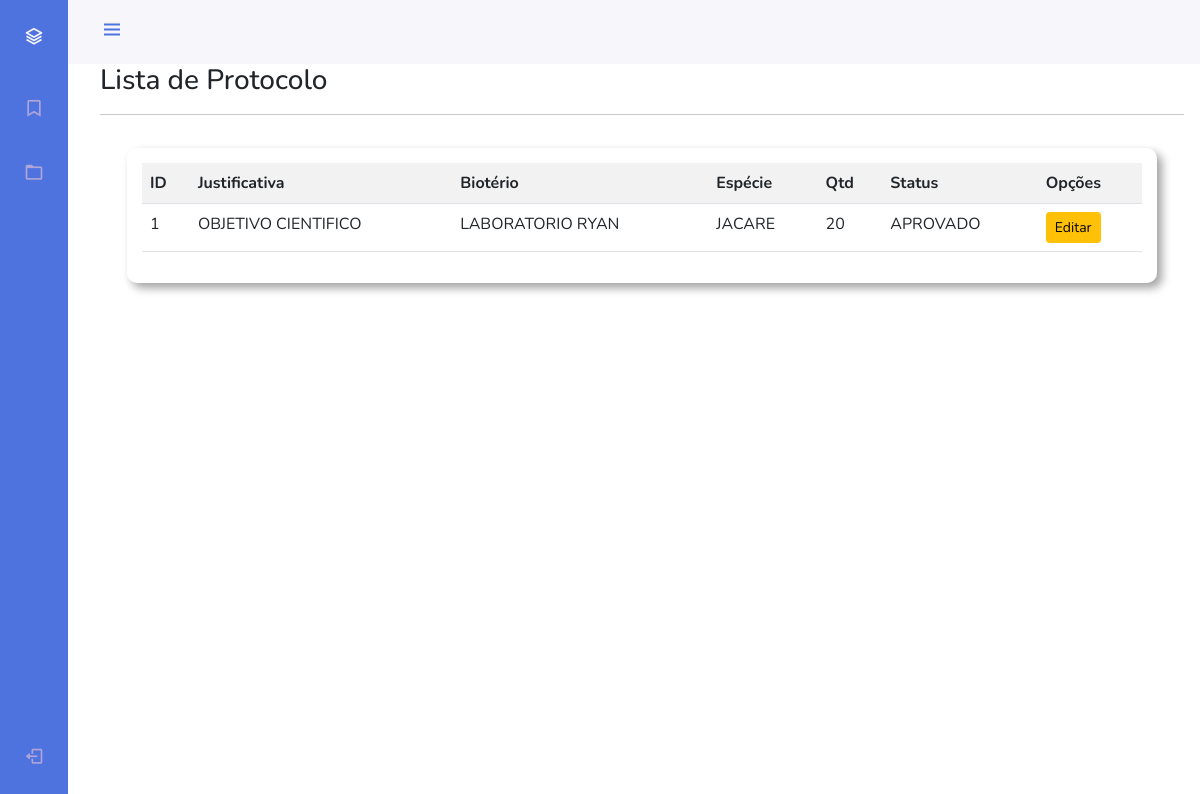
The app's page /listar/protocolo-aprovado/ (signed in) with its own data.
### Pesquisador/models.py (models this page shows, shortened)
class Protocolo(models.Model):
    STATUS_CHOICES = [
    ('APROVADO', 'APROVADO'),
    ('REPROVADO', 'REPROVADO'),
    ('PENDENTE', 'PENDENTE'),
]
    titulo_protocolo = models.CharField('Titulo', max_length=100, null=True)
    justificativa = models.CharField('Justificativa',max_length=100)
    bioterio = models.ForeignKey(Bioterio, on_delete=models.CASCADE, null=True)
    resumo = models.TextField("Resumo em Português")
    resumo_en = models.TextField("Resumo em Inglês")
    data_inicio = models.DateField("Data de Início")
    data_termino = models.DateField("Data de Termino")
    especie = models.CharField("Espécie", max_length=50)
    quantidade = models.IntegerField()
    status = models.CharField(max_length=9, choices=STATUS_CHOICES, default='PENDENTE', blank=True)

class Bioterio(models.Model):
    nome_bioterio = models.CharField('Bioterio', max_length=100)
    cnpj = models.CharField('CNPJ', max_length=100)
    rua = models.CharField('Rua', max_length=100)
    numero = models.CharField('Número', max_length=100)
    bairro = models.CharField('Bairro', max_length=100)
    cidade = models.CharField('Municipio', max_length=100)
    estado = models.CharField('Estado', max_length=100)
    def __str__(self):
        return self.nome_bioterio

### secretaria/views.py (the view)
# urls.py: path('listar/protocolo-aprovado/', views.ProtocolAprovList.as_view(), name="protocolo-aprovado"),
class ProtocolAprovList(ListView):
    model = Protocolo
    template_name = 'secretaria/pendentes/lista-protocolo-pe.html'
    def get_queryset(self):
        return Protocolo.objects.filter(status="APROVADO")

### template/secretaria/pendentes/lista-protocolo-pe.html
{% extends 'model-page.html'%}
{% load static %}
{% load crispy_forms_tags %}
{% block conteudo %}
{% if request.user.groups.all.0.name == "Secretária" or request.user.groups.all.0.name == "Presidente"  %}
<link rel="stylesheet" href="{% static 'css/section.css' %}">
<h3>Lista de Protocolo</h3>
<hr>
<hr style="color: white;">
<section style="margin-top: 10px;">
    <div class="table-responsive">
        <table class="table table-striped">
            <tr>
                <th>ID</th>
                <th>Justificativa</th>
                <th>Biotério</th>
                <th>Espécie</th>
                <th>Qtd</th>
                <th>Status</th>
                <th>Opções</th>
            </tr>
            {% for protocolo in object_list %}
            <tr>
                <td>{{ protocolo.id }}</td>
                <td>{{ protocolo.justificativa }}</td>
                <td>{{ protocolo.bioterio }}</td>
                <td>{{ protocolo.especie }}</td>
                <td>{{ protocolo.quantidade }}</td>
                <td>{{ protocolo.status }}</td>
                <td>
                 <a href="{% url 'editar-protocolo' protocolo.pk %}" class="btn btn-warning btn-sm" >Editar</a>
                </td>
            </tr>
            {% empty %}
            <tr>
                <td colspan="5">Nenhum protocolo registrado.</td>
            </tr>
            {% endfor %}
        </table>
    </div>
    {% else %}
        <a href="{% url 'logout' %}" class="btn btn-primary" >Logout</a>
        <hr>
        <h2>Você não tem permissão por favor faça o login como Secretária</h2>
    {% endif %}
</section>
{% endblock %}

### static/css/styles.css (style rules this page uses)
:root { --header-height: 3rem; --nav-width: 68px; --first-color: #4e73df; --first-color-light: #AFA5D9; --white-color: #F7F6FB; --body-font: 'Nunito', sans-serif; --normal-font-size: 1rem; --z-fixed: 100; }
*,::before,::after { box-sizing: border-box; }
body { position: relative; margin: var(--header-height) 0 0 0; padding: 0 1rem; font-family: var(--body-font); font-size: var(--normal-font-size); transition: .5s; }
a { text-decoration: none; }
@media screen and (min-width: 768px) { body { margin: calc(var(--header-height) + 1rem) 0 0 0; padding-left: calc(var(--nav-width) + 2rem); } }

### static/css/section.css (style rules this page uses)
section { background: white; width: 95%; padding: 15px; border-radius: 10px; margin: auto; box-shadow: 5px 5px 10px rgba(0, 0, 0, 0.37); }

### records on screen
Protocolo: id "1", justificativa "OBJETIVO CIENTIFICO", bioterio "LABORATORIO RYAN", especie "JACARE", quantidade "20", status "APROVADO"
